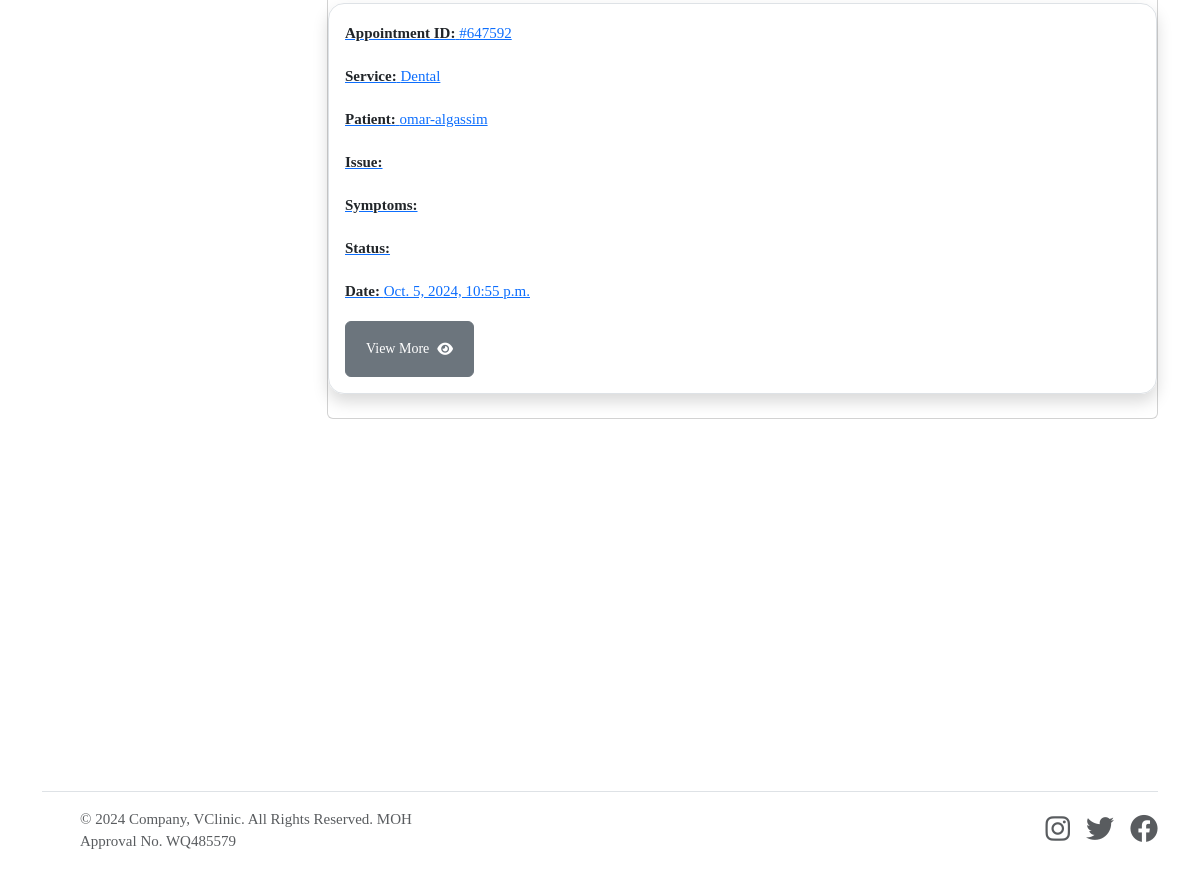
Page /doctor/appointments/ (signed in, lower part) on the earlier database version.
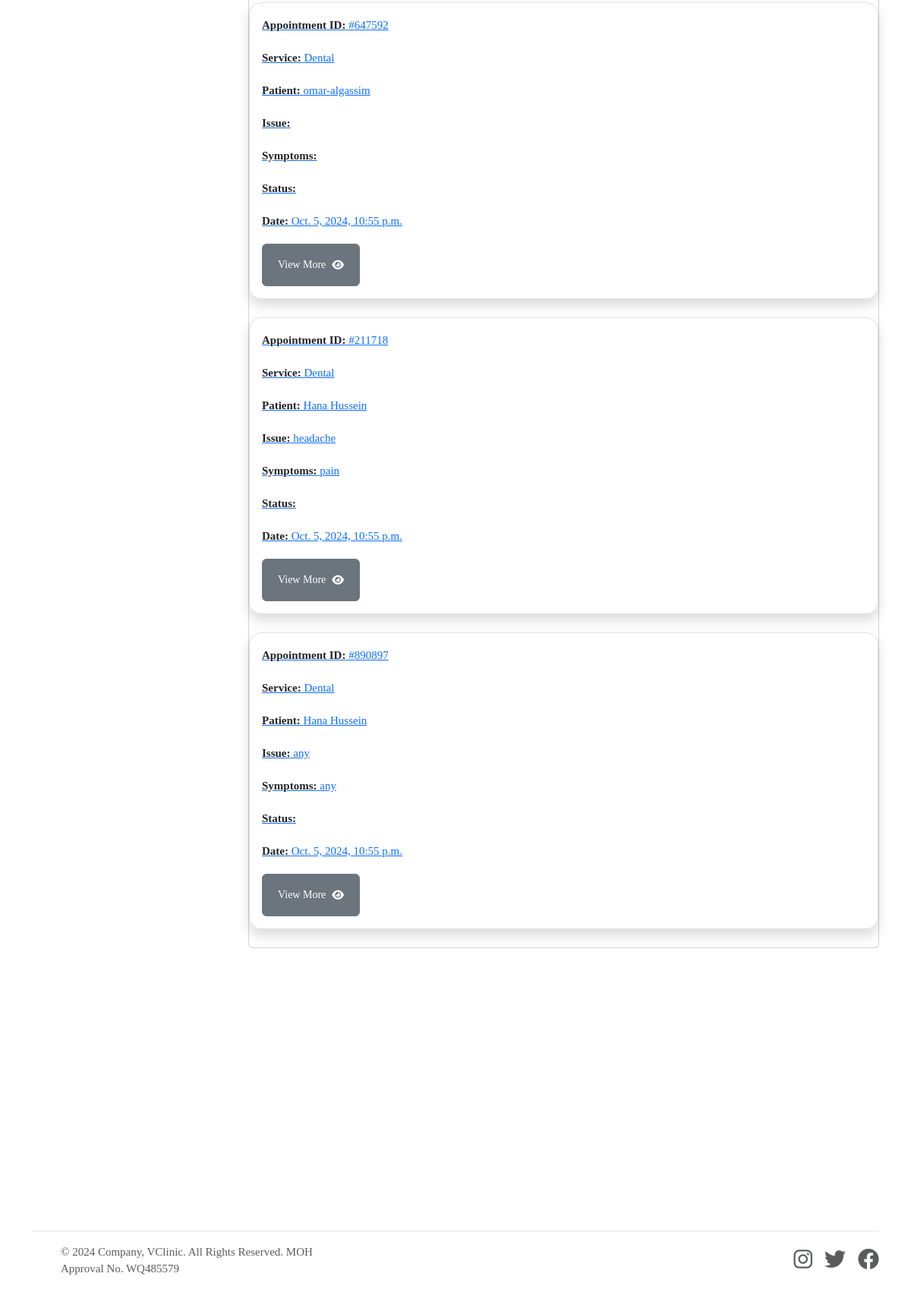
Same page on the later database version.
### mainapp/models.py (models this page shows, shortened)
class Appointment(models.Model):
    STATUS = [
        ('Scheduled', 'Scheduled'),
        ('Completed', 'Completed'),
        ('Pending', 'Pending'),
        ('Cancelled', 'Cancelled')
    ]
    service = models.ForeignKey(Service, on_delete=models.SET_NULL, null=True, blank=True, related_name='service_appointments')
    doctor = models.ForeignKey(doctor_models.Doctor, on_delete=models.SET_NULL, null=True, blank=True, related_name='doctor_appointments')
    patient = models.ForeignKey(patient_models.Patient, on_delete=models.SET_NULL, null=True, blank=True, related_name='appointments_patient')
    appointment_date = models.DateTimeField(null=True, blank=True)
    issues = models.TextField(blank=True, null=True)
    symptoms = models.TextField(blank=True, null=True)
    appointment_id = ShortUUIDField(length=6, max_length=10, alphabet="1234567890")
    appointment_status = models.CharField(max_length=120, choices=STATUS, default='Pending')

class Service(models.Model):
    image = models.FileField(upload_to="images", null=True, blank=True)
    name = models.CharField(max_length=255)         # name of clinical specialitis
    description = models.TextField(blank=True, null=True)       # description of clinical specialitis
    cost = models.DecimalField(max_digits=10, decimal_places=2)         # How mush the clinical specialitis cost
    available_doctors = models.ManyToManyField(doctor_models.Doctor, blank=True)        #every clinical specialitis have many doctors

### patientapp/models.py (models this page shows, shortened)
class Patient(models.Model):         #create a new model from scratch
    user = models.OneToOneField(userauth_models.User, on_delete=models.CASCADE)  #when we delete this user , we delete doctor, there should be only one doctor that has one user model
    image = models.FileField(upload_to='images', blank=True, null=True)
    full_name = models.CharField(max_length=100, blank=True, null=True)
    mobile = models.CharField(max_length=15, blank=True, null=True)
    address = models.CharField(max_length=100, null=True, blank=True)
    email = models.CharField(max_length=100, null=True, blank=True)
    gender = models.CharField(max_length=100, null=True, blank=True)
    blood_group = models.CharField(max_length=100, null=True, blank=True)
    date_of_birth= models.DateTimeField(default=timezone.now, null=True, blank=True)

### doctorapp/views.py (the view)
# urls.py: path("appointments/", views.appointments, name="appointments"),
@login_required
def appointments(request):
    doctor = doctor_models.Doctor.objects.get(user=request.user)
    appointments = base_models.Appointment.objects.filter(doctor=doctor)
    context = {
        "appointments": appointments,
    }
    return render(request, "doctorapp/appointments.html", context)

### templates/doctorapp/appointments.html (shortened to what this page needs)
{% extends 'partials/base.html' %} {% block content %}
<section class="pt-5 pb-5">
    <div class="container">
        <div class="row mt-0 mt-md-4">
            {% include 'doctorapp/sidebar.html' %}
            <div class="col-lg-9 col-md-8 col-12">
                <div class="card mb-4">
                    {% for a in appointments %}
                    <div class="shadow border p-3 mb-4 rounded-4">
                        <a href="{% url 'doctorapp:appointment_detail' a.appointment_id %}">
                            <p><span class="fw-semibold text-dark">Appointment ID:</span> #{{a.appointment_id}}</p>
                            <p><span class="fw-semibold text-dark">Service:</span> {{a.service.name}}</p>
                            <p><span class="fw-semibold text-dark">Patient:</span> {{a.patient.full_name}}</p>
                            <p><span class="fw-semibold text-dark">Issue:</span> {{a.issues}}</p>
                            <p><span class="fw-semibold text-dark">Symptoms:</span> {{a.symptoms}}</p>
                            <p><span class="fw-semibold text-dark">Status:</span> {{a.status}}</p>
                            <p><span class="fw-semibold text-dark">Date:</span> {{a.appointment_date}}</p>
                            <button class="btn btn-secondary btn-sm">View More <i class="fas fa-eye ms-2"></i></button>
                        </a>
                    </div>
                    {% endfor %}
                </div>
            </div>
        </div>
    </div>
</section>
{% endblock content %}

Differences in the rows shown:
added Appointment: appointment_id "211718", service.name "Dental", patient.full_name "Hana Hussein", issues "headache", symptoms "pain", appointment_date "Oct. 5, 2024, 10:55 p.m."
added Appointment: appointment_id "890897", service.name "Dental", patient.full_name "Hana Hussein", issues "any", symptoms "any", appointment_date "Oct. 5, 2024, 10:55 p.m."
